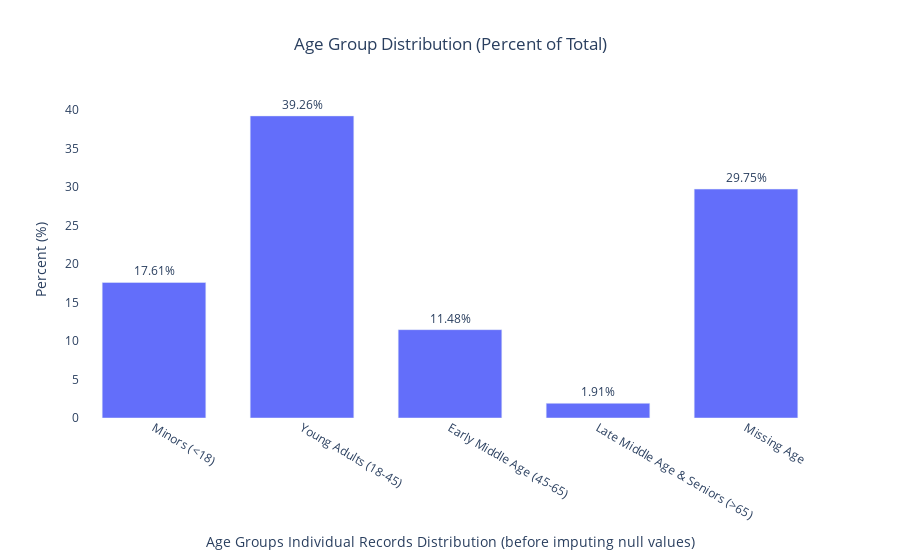

The code cell stored with this chart in its notebook:
### Code cell
# Step 6: Improve layout and show the plot
fig.update_layout(
    xaxis_title='Age Groups Individual Records Distribution (before imputing null values)',
    yaxis_title='Percent (%)',
    title_x=0.5,
    plot_bgcolor='white',
    bargap=0.3
)
fig.update_traces(textposition='outside')

print("\nLayout updated. Showing percentage bar chart:")
fig.show()

### Figure 1 — Plotly figure (JSON) as saved in the notebook; plotly's stock layout.template omitted (floating-point values rounded to 4 significant figures)
{"data": [{"alignmentgroup": "True", "hovertemplate": "Age Group=%{x}<br>Percent of Records=%{y}<br>text=%{text}<extra></extra>", "legendgroup": "", "marker": {"color": "#636efa", "pattern": {"shape": ""}}, "name": "", "offsetgroup": "", "orientation": "v", "showlegend": false, "text": ["17.61%", "39.26%", "11.48%", "1.91%", "29.75%"], "textposition": "outside", "type": "bar", "x": ["Minors (<18)", "Young Adults (18-45)", "Early Middle Age (45-65)", "Late Middle Age & Seniors (>65)", "Missing Age"], "xaxis": "x", "y": [17.61, 39.26, 11.48, 1.91, 29.75], "yaxis": "y"}], "layout": {"bargap": 0.3, "barmode": "relative", "legend": {"tracegroupgap": 0}, "plot_bgcolor": "white", "title": {"text": "Age Group Distribution (Percent of Total)", "x": 0.5}, "xaxis": {"anchor": "y", "domain": [0, 1], "title": {"text": "Age Groups Individual Records Distribution (before imputing null values)"}}, "yaxis": {"anchor": "x", "domain": [0, 1], "title": {"text": "Percent (%)"}}}}
